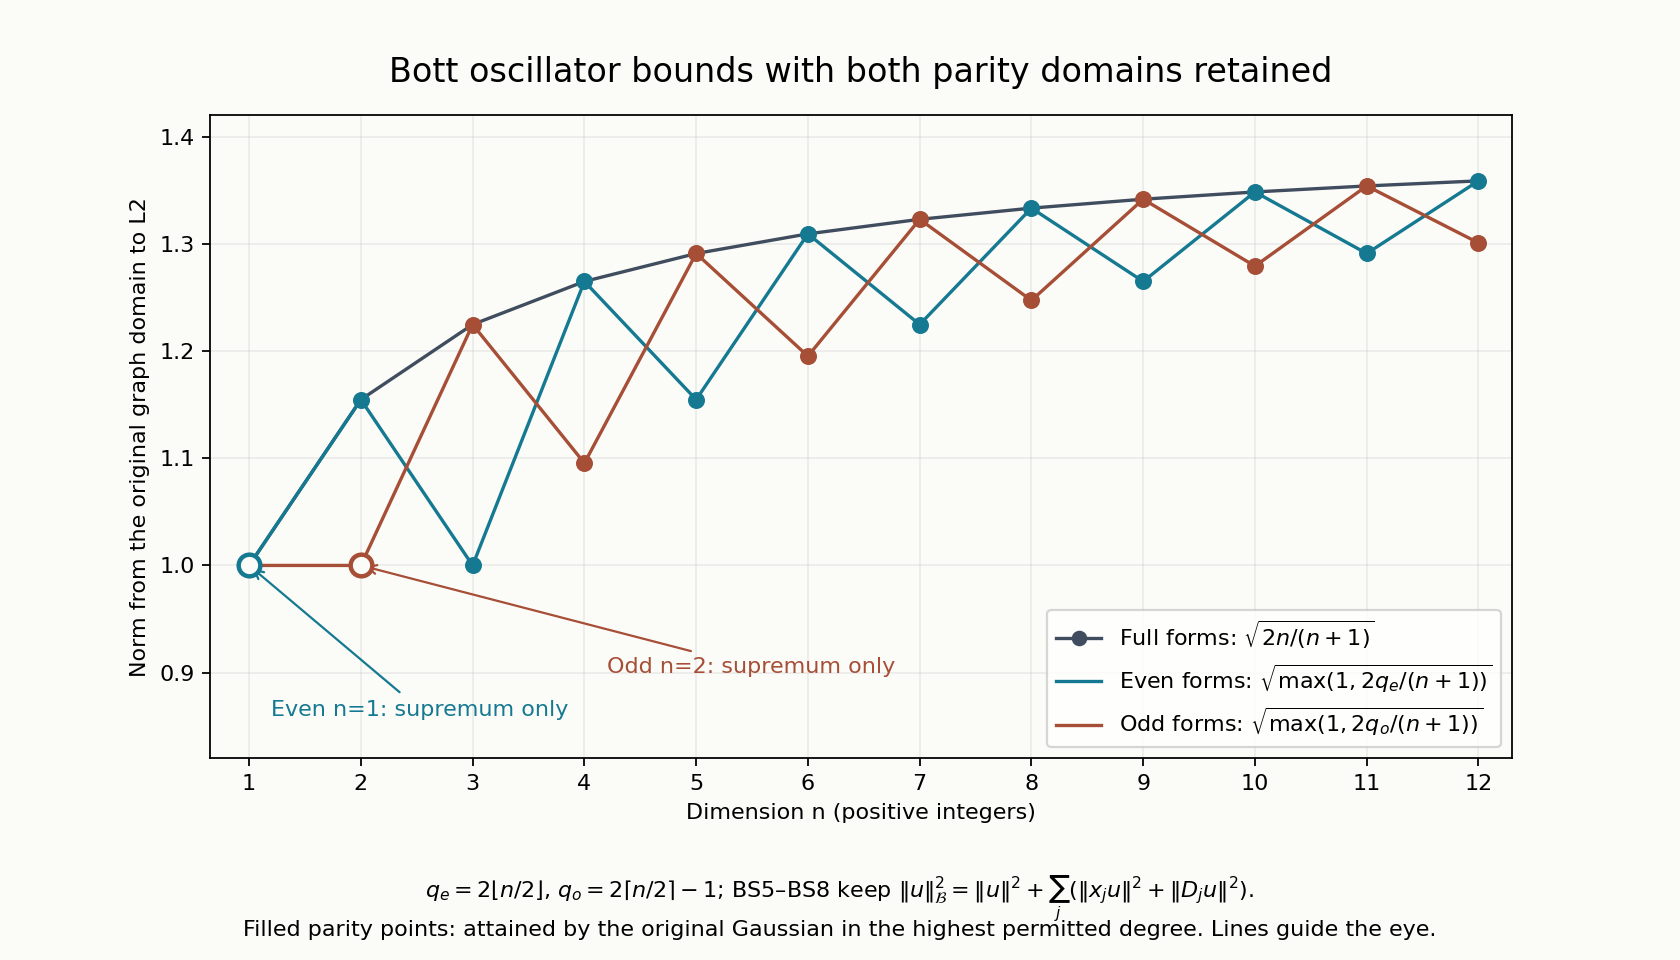

This chart was generated by the following Python code:
from pathlib import Path
import matplotlib
matplotlib.use("Agg")
import matplotlib.pyplot as plt
import numpy as np

out = Path(__file__).resolve().parent
n = np.arange(1, 13)
qe = 2 * (n // 2)
qo = 2 * ((n + 1) // 2) - 1
full = np.sqrt(2 * n / (n + 1))
even = np.sqrt(np.maximum(1, 2 * qe / (n + 1)))
odd = np.sqrt(np.maximum(1, 2 * qo / (n + 1)))

fig, ax = plt.subplots(figsize=(10.5, 6), facecolor="#fbfbf8")
ax.set_facecolor("#fbfbf8")
ax.plot(n, full, "o-", color="#404d5e",
        label=r"Full forms: $\sqrt{2n/(n+1)}$")
ax.plot(n, even, "-", color="#147991",
        label=r"Even forms: $\sqrt{\max(1,2q_e/(n+1))}$")
ax.plot(n, odd, "-", color="#a64e36",
        label=r"Odd forms: $\sqrt{\max(1,2q_o/(n+1))}$")
ax.scatter(n[1:], even[1:], color="#147991", s=44, zorder=5)
odd_attained = n != 2
ax.scatter(n[odd_attained], odd[odd_attained],
           color="#a64e36", s=44, zorder=5)
ax.scatter([1], [even[0]], facecolors="#fbfbf8", edgecolors="#147991",
           linewidths=2, s=95, zorder=6)
ax.scatter([2], [odd[1]], facecolors="#fbfbf8", edgecolors="#a64e36",
           linewidths=2, s=95, zorder=6)
ax.annotate("Even n=1: supremum only", xy=(1, 1), xytext=(1.2, .86),
            arrowprops={"arrowstyle": "->", "color": "#147991"},
            fontsize=10, color="#147991")
ax.annotate("Odd n=2: supremum only", xy=(2, 1), xytext=(4.2, .9),
            arrowprops={"arrowstyle": "->", "color": "#a64e36"},
            fontsize=10, color="#a64e36")
ax.set(xlabel="Dimension n (positive integers)",
       ylabel="Norm from the original graph domain to L2",
       xlim=(.65, 12.3), ylim=(.82, 1.42))
ax.set_xticks(n)
ax.grid(alpha=.2)
ax.legend(loc="lower right", fontsize=10)
ax.set_title("Bott oscillator bounds with both parity domains retained",
             fontsize=15, pad=15)
fig.text(.5, .065,
         r"$q_e=2\lfloor n/2\rfloor$, $q_o=2\lceil n/2\rceil-1$; "
         r"BS5–BS8 keep $\|u\|_{\mathcal{B}}^2=\|u\|^2+"
         r"\sum_j(\|x_ju\|^2+\|D_ju\|^2)$.",
         ha="center", fontsize=10)
fig.text(.5, .025,
         "Filled parity points: attained by the original Gaussian in the "
         "highest permitted degree. Lines guide the eye.",
         ha="center", fontsize=10)
fig.subplots_adjust(bottom=.21)
fig.savefig(out / "bott_parity_graph_bound.png", dpi=160,
            facecolor=fig.get_facecolor())
fig.savefig(out / "bott_parity_graph_bound.svg",
            facecolor=fig.get_facecolor())
plt.close(fig)
print("Saved parity norm PNG and SVG.")
